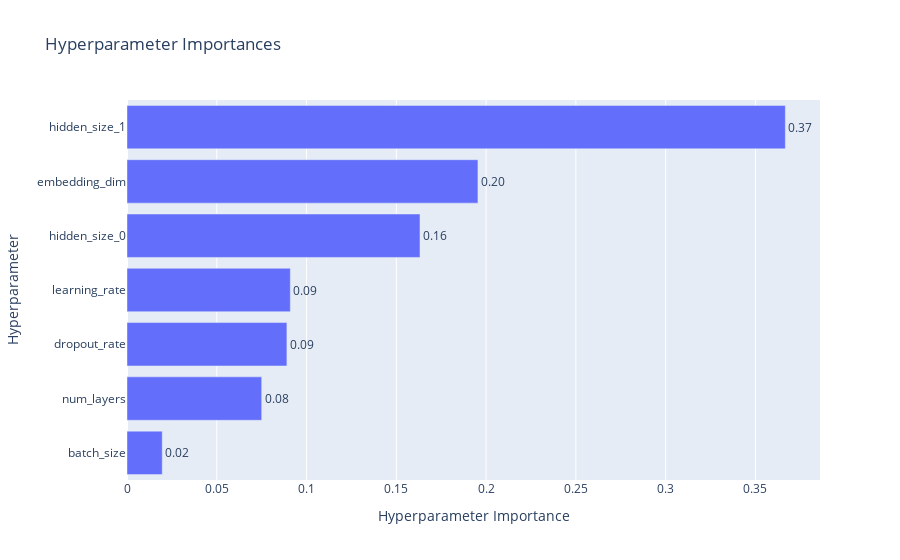

Source (notebook cell):
### Markdown cell above
### Hyperparameter Sensitivity Analysis

### Code cell
# Hyperparameter Importances
plot_param_importances(study).show()

### Figure 1 — Plotly figure (JSON) as saved in the notebook; plotly's stock layout.template omitted (floating-point values rounded to 4 significant figures)
{"data": [{"cliponaxis": false, "hovertemplate": ["batch_size (CategoricalDistribution): 0.019637141984091586<extra></extra>", "num_layers (IntDistribution): 0.07502617240294526<extra></extra>", "dropout_rate (FloatDistribution): 0.08905744499747646<extra></extra>", "learning_rate (FloatDistribution): 0.09096943223556776<extra></extra>", "hidden_size_0 (IntDistribution): 0.16318212016412934<extra></extra>", "embedding_dim (IntDistribution): 0.19545963876883019<extra></extra>", "hidden_size_1 (IntDistribution): 0.3666680494469593<extra></extra>"], "name": "Objective Value", "orientation": "h", "text": ["0.02", "0.08", "0.09", "0.09", "0.16", "0.20", "0.37"], "textposition": "outside", "type": "bar", "x": [0.01964, 0.07503, 0.08906, 0.09097, 0.1632, 0.1955, 0.3667], "y": ["batch_size", "num_layers", "dropout_rate", "learning_rate", "hidden_size_0", "embedding_dim", "hidden_size_1"]}], "layout": {"title": {"text": "Hyperparameter Importances"}, "xaxis": {"title": {"text": "Hyperparameter Importance"}}, "yaxis": {"title": {"text": "Hyperparameter"}}}}
